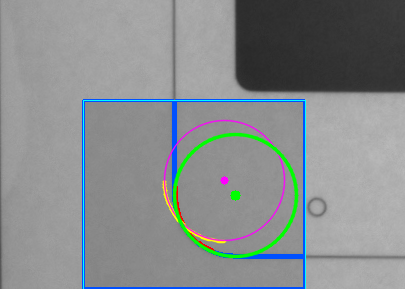
#> input picture problems/arcfit_12660873_dip_debug_crop.png, 405 x 289 px; its folder holds only this picture in this run
$ python -i image_silhouette.py   (imports and definitions only)
#> lines starting #> are read from the running program, lines starting #| are printed output that depends on the picture; after the words box and inside, x2 and y2 are one past the last pixel; in counts of white or black regions, pixels touching at a corner belong together
"""
Product silhouette extraction from telecentric images.

Extracts a robust foreground mask and the largest contour
from telecentric product images for global registration.

Pipeline:
  grayscale → threshold (Otsu / adaptive) → morphology → largest contour
"""

from __future__ import annotations

import numpy as np

try:
    import cv2
    HAS_CV2 = True
except ImportError:
    HAS_CV2 = False


class ProductSilhouetteExtractor:
    """Extract product foreground mask and silhouette from telecentric image."""

    def extract(
        self, image: np.ndarray, invert: bool = False,
    ) -> tuple[np.ndarray, np.ndarray]:
        """Extract product silhouette from telecentric image.

        Args:
            image: 2D uint8 grayscale or 3D BGR image
            invert: True if product is bright on dark background

        Returns:
            (mask, contour) where mask is HxW uint8 and contour is Mx2 float64.
            Returns (mask, empty) if no contour found.
        """
        if not HAS_CV2:
            return np.zeros_like(image), np.empty((0, 2), dtype=np.float64)

        if len(image.shape) == 3:
            gray = cv2.cvtColor(image, cv2.COLOR_BGR2GRAY)
        else:
            gray = image

        # Binary mask
        mask = self._compute_mask(gray, invert)

        # Morphological cleanup
        kernel = cv2.getStructuringElement(cv2.MORPH_ELLIPSE, (5, 5))
        mask = cv2.morphologyEx(mask, cv2.MORPH_CLOSE, kernel, iterations=2)
        mask = cv2.morphologyEx(mask, cv2.MORPH_OPEN, kernel, iterations=1)

        # Extract external contours
        contours, _ = cv2.findContours(
            mask, cv2.RETR_EXTERNAL, cv2.CHAIN_APPROX_SIMPLE,
        )
        if not contours:
            return mask, np.empty((0, 2), dtype=np.float64)

        # Largest contour by area
        largest = max(contours, key=cv2.contourArea)
        contour = largest.reshape(-1, 2).astype(np.float64)

        return mask, contour

    def _compute_mask(self, gray: np.ndarray, invert: bool) -> np.ndarray:
        """Compute binary mask with automatic threshold selection.

        Heuristic: the product typically occupies less than 50% of the
        image area. If the initial threshold produces a foreground region
        larger than 50%, the mask is inverted.
        """
        _, mask = cv2.threshold(
            gray, 0, 255, cv2.THRESH_BINARY + cv2.THRESH_OTSU,
        )

        if invert:
            mask = cv2.bitwise_not(mask)

        # The product should be the smaller region.
        # If foreground > 50%, invert the mask.
        fg_ratio = np.count_nonzero(mask) / mask.size
        if fg_ratio > 0.5:
            mask = cv2.bitwise_not(mask)
            fg_ratio = 1.0 - fg_ratio

        # If still unreasonable, try adaptive threshold
        if fg_ratio < 0.05 or fg_ratio > 0.95:
            mask = cv2.adaptiveThreshold(
                gray, 255, cv2.ADAPTIVE_THRESH_GAUSSIAN_C,
                cv2.THRESH_BINARY, 51, 5,
            )
            if invert:
                mask = cv2.bitwise_not(mask)
            fg_ratio = np.count_nonzero(mask) / mask.size
            if fg_ratio > 0.5:
                mask = cv2.bitwise_not(mask)

        return mask

>>> import cv2
>>> picture = cv2.imread('../../problems/arcfit_12660873_dip_debug_crop.png')
#> picture is the input picture: shape (289, 405, 3); mean B, G, R 140.8, 139.7, 135
>>> result = ProductSilhouetteExtractor().extract(picture)
#> in extract, `gray = cv2.cvtColor(image, cv2.COLOR_BGR2GRAY)`:
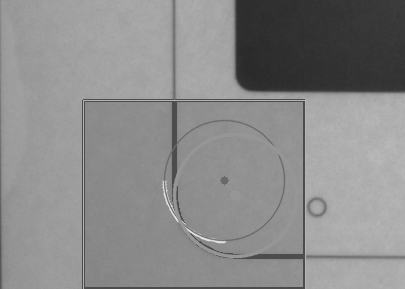
#> gray: shape (289, 405); min 40, max 226, mean 138.4
#> in _compute_mask, `_, mask = cv2.threshold( gray, 0, 255, cv2.THRESH_BINARY + cv2.THRESH_..`:
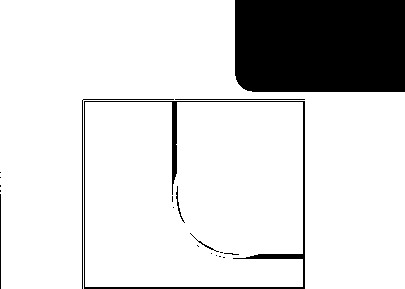
#> mask: shape (289, 405); 84.5% white; 20 black regions (13 under 20 px), largest, box (x1, y1, x2, y2) and area: (235, 0, 405, 92) 15557, (84, 101, 305, 289) 1891, (82, 99, 174, 289) 280
#> in _compute_mask, `fg_ratio = np.count_nonzero(mask) / mask.size`: fg_ratio = 0.845
#> in _compute_mask, `fg_ratio = 1.0 - fg_ratio`: fg_ratio = 0.155
#> in extract, `mask = cv2.morphologyEx(mask, cv2.MORPH_CLOSE, kernel, iterations=2)`:
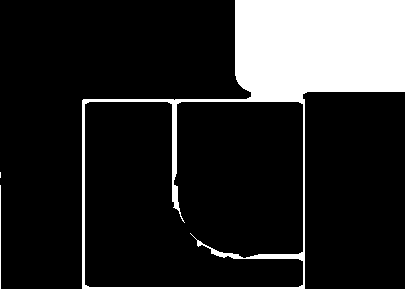
#> mask: shape (289, 405); 16.4% white; 3 white regions (1 under 20 px), largest, box (x1, y1, x2, y2) and area: (82, 0, 405, 289) 19032, (0, 185, 1, 289) 104
#> in extract, `mask = cv2.morphologyEx(mask, cv2.MORPH_OPEN, kernel, iterations=1)`:
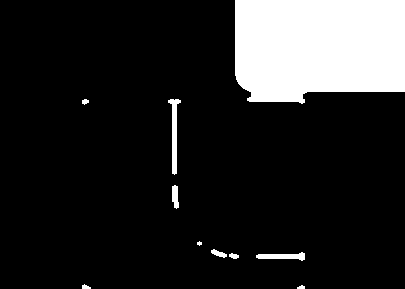
#> mask: shape (289, 405); 14.6% white; 10 white regions (1 under 20 px)
#> in extract, `contours, _ = cv2.findContours( mask, cv2.RETR_EXTERNAL, cv2.CHAIN_APP..`: contours = 10 contours, 2 with area under 20; largest, box (x1, y1, x2, y2) and area: (235, 0, 405, 104) 15848, (168, 99, 181, 175) 323, (256, 252, 305, 261) 204, (172, 185, 179, 209) 102, (211, 249, 227, 258) 57, (229, 253, 239, 259) 30, (82, 99, 89, 105) 20, (82, 284, 91, 289) 20
#> in extract, `largest = max(contours, key=cv2.contourArea)`: largest = contour of 43 points, box (x1, y1, x2, y2) (235, 0, 405, 104), area 15848
#> in extract, `contour = largest.reshape(-1, 2).astype(np.float64)`: contour = 43 pairs, first value 235 to 404, second value 0 to 103
